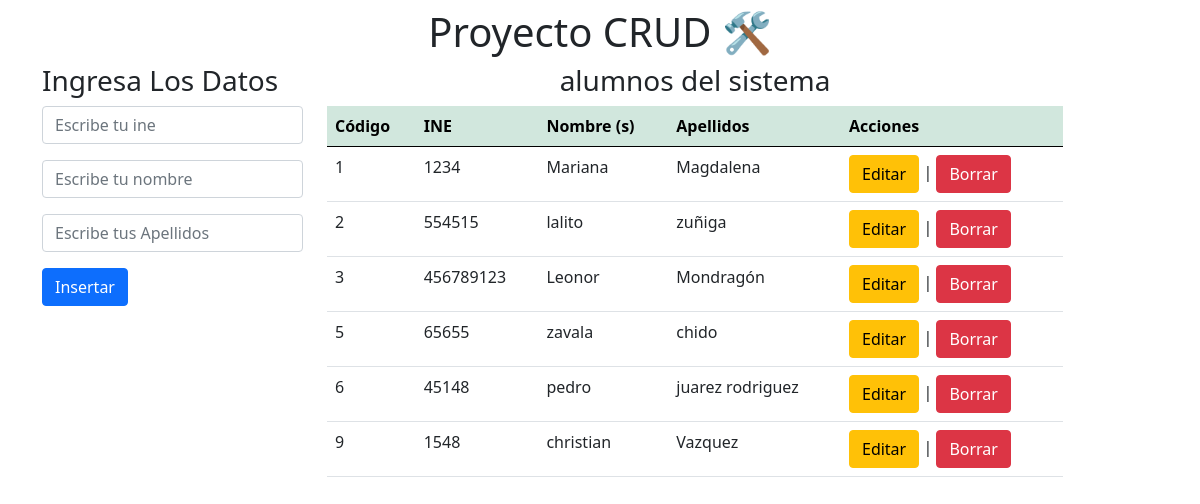
The page / on the database its author committed.
### tables this page shows
CREATE TABLE `alumnos` (
  `cod_estudiante` int(11) NOT NULL,
  `ine` int(11) NOT NULL,
  `nombre` varchar(30) NOT NULL,
  `apellidos` varchar(30) NOT NULL
);

### index.php (the view, shortened to what this page needs)
<?php
    $conn = conectar();
    $sql = "select * from alumnos";
    $query = mysqli_query($conn, $sql);
?>
<!DOCTYPE html>
<html lang="en">
<head>
    <link href="https://cdn.jsdelivr.net/npm/bootstrap@5.0.2/dist/css/bootstrap.min.css" rel="stylesheet">
</head>
<body>
    <div class="container mt-2">
        <div class="row">
            <h1 class="text-center">Proyecto CRUD 🛠</h1>
        </div>
        <div class="row">
            <div class="col-md-3">
                <h3>Ingresa Los Datos</h3>
                <form action="insertar.php" method="post">
                    <input type="text"
                            name="ine"
                            class="form-control mb-3"
                            placeholder="Escribe tu ine">
                    <input type="text"
                            name="nombre"
                            class="form-control mb-3"
                            placeholder="Escribe tu nombre">
                    <input type="text"
                            name="apellidos"
                            class="form-control mb-3"
                            placeholder="Escribe tus Apellidos">
                    <input type="submit"
                            value="Insertar"
                            class="btn btn-primary">
                </form>
            </div>
            <div class="col-md-8">
                <div class="row">
                    <h3 class="text-center">
                        alumnos del sistema
                    </h3>
                </div>
                <table class="table">
                    <thead class="table-success table-striped">
                        <tr>
                        <th>Código</th>
                        <th>INE</th>
                        <th>Nombre (s)</th>
                        <th>Apellidos</th>
                        <th>
                            Acciones
                        </th>
                        </tr>
                    </thead>
                    <tbody>
                        <?php
                        while($row=mysqli_fetch_array($query)){
                        ?>
                            <tr>
                                <td>
                                    <?php echo $row['cod_estudiante'] ?>
                                </td>
                                <td>
                                    <?php echo $row['ine'] ?>
                                </td>
                                <td>
                                    <?php echo $row['nombre'] ?>
                                </td>
                                <td>
                                    <?php echo $row['apellidos'] ?>
                                </td>
                                <td>
                            <a href="actualizar.php?id=<?php echo $row['cod_estudiante']?>"
                                class="btn btn-warning">Editar</a>
                                |
                            <a href="delete.php?id=<?php echo $row['cod_estudiante']?>"
                                class="btn btn-danger">Borrar</a>
                                </td>
                            </tr>
                        <?php
                            }
                        ?>
                    </tbody>
                </table>
            </div>
        </div>
    </div>
</body>
</html>

### rows shown on the page
alumnos: cod_estudiante "1", ine "1234", nombre "Mariana", apellidos "Magdalena"
alumnos: cod_estudiante "2", ine "554515", nombre "lalito", apellidos "zuñiga"
alumnos: cod_estudiante "3", ine "456789123", nombre "Leonor", apellidos "Mondragón"
alumnos: cod_estudiante "5", ine "65655", nombre "zavala", apellidos "chido"
alumnos: cod_estudiante "6", ine "45148", nombre "pedro", apellidos "juarez rodriguez"
alumnos: cod_estudiante "9", ine "1548", nombre "christian", apellidos "Vazquez"
